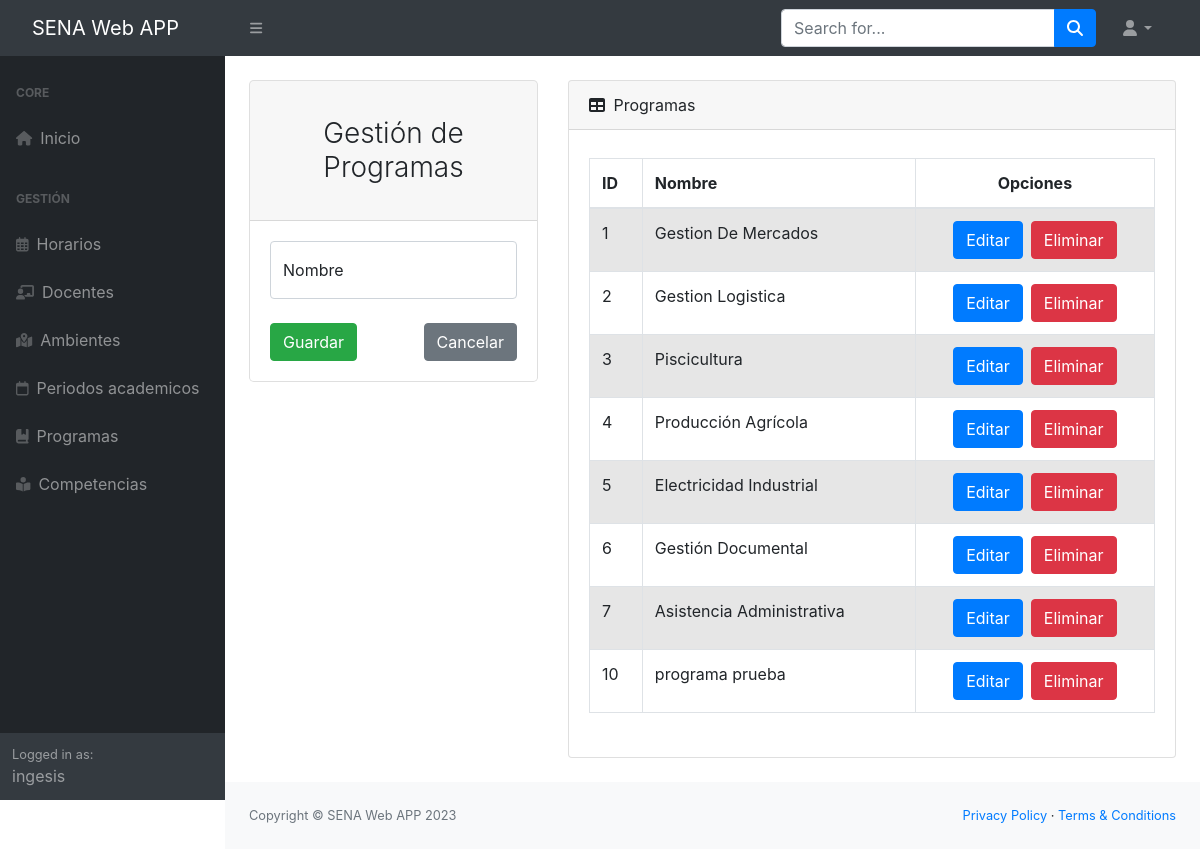
Page /app/gestionProgramas/ (signed in) on the committed database.
### Aplicaciones/Academico/models.py (models this page shows, shortened)
class Programa(models.Model):
    nombre = models.CharField(max_length=50)
    class Meta:
        verbose_name = 'Programa'
        verbose_name_plural = 'Programas'
        db_table = 'programa'

### Aplicaciones/Academico/views.py (the view)
# urls.py: path('gestionProgramas/', login_required(views.gestionProgramas)),
def gestionProgramas(request):
    usuario = get_user(request)
    if usuario.is_superuser:
        programasListados = Programa.objects.all()
        return render(request, "gestion-programas.html", {"programas": programasListados})
    else:
        return render(request, "denegado.html")

### Aplicaciones/Academico/templates/gestion-programas.html (shortened to what this page needs)
{% extends "./base.html" %}
{% block body %}
<div class="container-fluid px-4">
    <div class="row">
        <div class="col-sm-12 col-md-6 col-lg-4 col-xl-4 mt-4">
            <div class="card border-1 rounded-lg">
                <div class="card-header">
                    <h3 class="text-center font-weight-light my-4">Gestión de Programas</h3>
                </div>
                <div class="card-body">
                    <form action="registrarPrograma/" method="POST">{% csrf_token %}
                        <div class="form-floating mb-3">
                            <input class="form-control" id="txtNombre" name="txtNombre" type="text" placeholder="Nombre" maxlength="50" required/>
                            <label for="txtNombre">Nombre</label>
                        </div>
                        <div class="d-flex align-items-center justify-content-between mt-4 mb-0">
                            <button type="submit" class="btn btn-success text-white">Guardar</button>
                            <a class="btn btn-secondary" href="/app/gestionProgramas/">Cancelar</a>
                        </div>
                    </form>
                </div>
            </div>
        </div>
        <div class="col-sm-12 col-md-6 col-lg-8 col-xl-8 mt-4">
            <div class="card mb-4">
                <div class="card-header">
                    <i class="fas fa-table me-1"></i>
                        Programas
                </div>
                <div class="card-body">
                    <div class="table-responsive py-2">
                        <table class="table table-striped table-hover table-bordered">
                            <thead class="">
                                <tr>
                                    <th class="text-left" scope="col">ID</th>
                                    <th class="text-left" scope="col">Nombre</th>
                                    <th colspan="2" class="text-center">Opciones</th>
                                </tr>
                            </thead>
                            <tbody>
                                {% for p in programas %}
                                <tr>
                                    <td class="text-left" scope="row">{{p.id}}</td>
                                    <td class="text-left">{{p.nombre}}</td>
                                    <td>
                                        <div class="d-flex gap-2 justify-content-center">
                                            <a href="editarPrograma/{{p.id}}" class="btn btn-primary">Editar</a>
                                            <a href="eliminarPrograma/{{p.id}}" class="btn btn-danger btnEliminar">Eliminar</a>
                                        </div>
                                    </td>
                                </tr>
                                {% endfor %}
                            </tbody>
                        </table>
                    </div>
                </div>
            </div>
        </div>
    </div>
</div>
{% endblock %}

### Aplicaciones/Academico/templates/base.html (shortened to what this page needs)
<!DOCTYPE html>
<html lang="en">
    <head>
        {% load static %}
        <link rel="stylesheet" href="{% static '/css/style.css' %}" />
        <link
            rel="stylesheet"
            href="https://cdn.jsdelivr.net/npm/bootstrap@4.5.3/dist/css/bootstrap.min.css"
        />
        <link
            rel="stylesheet"
            href="https://cdnjs.cloudflare.com/ajax/libs/bootstrap-datepicker/1.9.0/css/bootstrap-datepicker.min.css"
        />
        <link
            rel="stylesheet"
            href="https://cdnjs.cloudflare.com/ajax/libs/font-awesome/4.7.0/css/font-awesome.min.css"
        />
    </head>
    <body class="sb-nav-fixed">
        <nav class="sb-topnav navbar navbar-expand navbar-dark bg-dark">
            <a class="navbar-brand ps-3" href="/">SENA Web APP</a>
            <button
                class="btn btn-link btn-sm order-1 order-lg-0 me-4 me-lg-0"
                id="sidebarToggle"
                href="#!"
            >
                <i class="fas fa-bars"></i>
            </button>
            <form
                class="d-none d-md-inline-block form-inline ms-auto me-0 me-md-3 my-2 my-md-0"
            >
                <div class="input-group">
                    <input
                        class="form-control"
                        type="text"
                        placeholder="Search for..."
                        aria-label="Search for..."
                        aria-describedby="btnNavbarSearch"
                    />
                    <button
                        class="btn btn-primary"
                        id="btnNavbarSearch"
                        type="button"
                    >
                        <i class="fas fa-search"></i>
                    </button>
                </div>
            </form>
            <ul class="navbar-nav ms-auto ms-md-0 me-3 me-lg-4">
                <li class="nav-item dropdown">
                    <a
                        class="nav-link dropdown-toggle"
                        id="navbarDropdown"
                        href="#"
                        role="button"
                        data-bs-toggle="dropdown"
                        aria-expanded="false"
                        ><i class="fas fa-user fa-fw"></i
                    ></a>
                </li>
            </ul>
        </nav>
        <div id="layoutSidenav">
            <div id="layoutSidenav_nav">
                <nav
                    class="sb-sidenav accordion sb-sidenav-dark"
                    id="sidenavAccordion"
                >
                    <div class="sb-sidenav-menu">
                        <div class="nav">
                            <div class="sb-sidenav-menu-heading">Core</div>
                            <a class="nav-link" href="/">
                                <div class="sb-nav-link-icon">
                                    <i class="fa-solid fa-house"></i>
                                </div>
                                Inicio
                            </a>
                            <div class="sb-sidenav-menu-heading">Gestión</div>
                            <a class="nav-link" href="/app/gestionHorarios/">
                                <div class="sb-nav-link-icon">
                                    <i class="fa-regular fa-calendar-days"></i>
                                </div>
                                Horarios
                            </a>
                            <a class="nav-link" href="/app/gestionDocentes/">
                                <div class="sb-nav-link-icon">
                                    <i class="fa-solid fa-chalkboard-user"></i>
                                </div>
                                Docentes
                            </a>
                            <a class="nav-link" href="/app/gestionAmbientes/">
                                <div class="sb-nav-link-icon">
                                    <i class="fa-solid fa-map-location-dot"></i>
                                </div>
                                Ambientes
                            </a>
                            <a class="nav-link" href="/app/gestionPeriodos/">
                                <div class="sb-nav-link-icon">
                                    <i class="fa-regular fa-calendar"></i>
                                </div>
                                Periodos academicos
                            </a>
                            <a class="nav-link" href="/app/gestionProgramas/">
                                <div class="sb-nav-link-icon">
                                    <i class="fa-solid fa-book-bookmark"></i>
                                </div>
                                Programas
                            </a>
                            <a
                                class="nav-link"
                                href="/app/gestionCompetencias/"
                            >
                                <div class="sb-nav-link-icon">
                                    <i class="fa-solid fa-book-open-reader"></i>
                                </div>
                                Competencias
                            </a>
                        </div>
                    </div>
                    <div class="sb-sidenav-footer">
                        <div class="small">Logged in as:</div>
                        {{user.username}}
                    </div>
                </nav>
            </div>
            <div id="layoutSidenav_content">
                <main>{% block body %} {% endblock %}</main>
                <footer class="py-4 bg-light mt-auto">
                    <div class="container-fluid px-4">
                        <div
                            class="d-flex align-items-center justify-content-between small"
                        >
                            <div class="text-muted">
                                Copyright &copy; SENA Web APP 2023
                            </div>
                            <div>
                                <a href="#">Privacy Policy</a>
                                &middot;
                                <a href="#">Terms &amp; Conditions</a>
                            </div>
                        </div>
                    </div>
                </footer>
            </div>
        </div>
    </body>
</html>

### rows in the picture
Programa: id "1", nombre "Gestion De Mercados"
Programa: id "2", nombre "Gestion Logistica"
Programa: id "3", nombre "Piscicultura"
Programa: id "4", nombre "Producción Agrícola"
Programa: id "5", nombre "Electricidad Industrial"
Programa: id "6", nombre "Gestión Documental"
Programa: id "7", nombre "Asistencia Administrativa"
Programa: id "10", nombre "programa prueba"

### other values in the picture
{{ user.username }} "ingesis"
